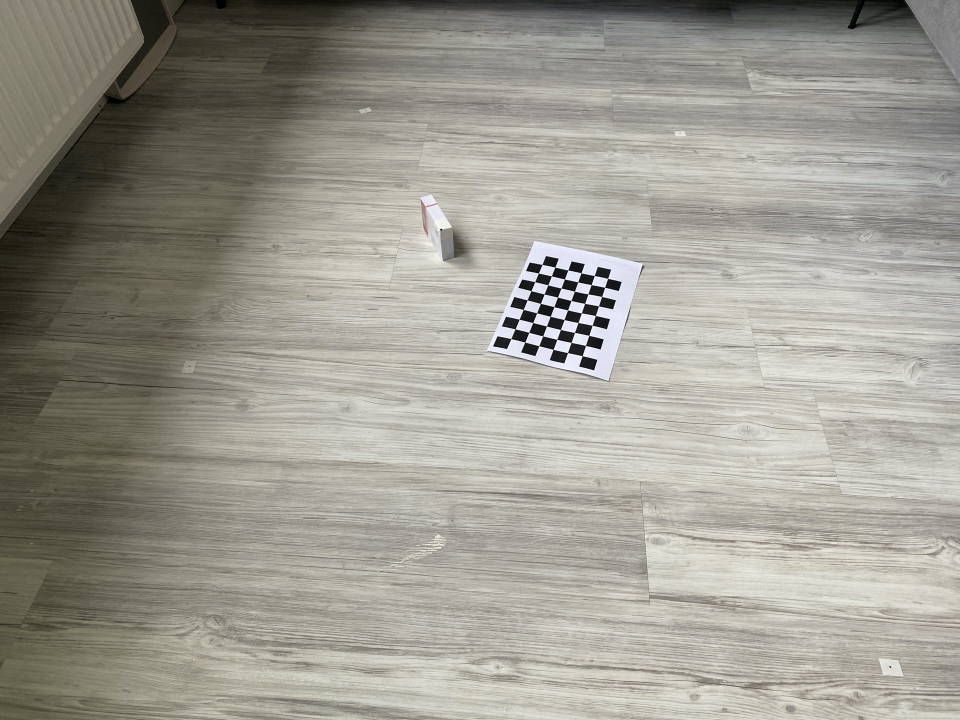
#> input picture TestFile/Projekt/Bilder/cv2/room_201020.jpg, 1920 x 1440 px (shown at 1/2 size)
$ python cv_transformation.py
#> lines starting #> are read from the running program, lines starting #| are printed output that depends on the picture; long printed decimals are rounded
import cv2
import numpy as np
from numpy.linalg import inv
import glob
from scipy.spatial.transform import Rotation as Rot

""" h,  w = img.shape[:2]
newcameramtx, roi=cv2.getOptimalNewCameraMatrix(mtx,dist,(w,h),1,(w,h))
# undistort
dst = cv2.undistort(img, mtx, dist, None, newcameramtx)
# crop the image
x,y,w,h = roi
dst = dst[y:y+h, x:x+w]
cv2.imwrite('calibresult.png',dst)
cv2.waitKey(0) """


def initCam(images, cbw, cbh):
#> called with cbw = 9, cbh = 6
  criteria = (cv2.TERM_CRITERIA_EPS + cv2.TERM_CRITERIA_MAX_ITER, 30, 0.001)
  objp = np.zeros((cbw*cbh,3), np.float32)
  objp[:,:2] = np.mgrid[0:cbw,0:cbh].T.reshape(-1,2)

  objpoints = []
  imgpoints = []
  for fname in images:
    img = cv2.imread(fname)
#> img is the input picture: shape (1440, 1920, 3); mean B, G, R 144.2, 153.8, 156
    point_img = cv2.imread(fname)
    diceimg = cv2.imread(fname)
    grayimg = cv2.cvtColor(img, cv2.COLOR_BGR2GRAY)
    found, corners = cv2.findChessboardCorners(grayimg,(cbw,cbh), None)
#> found = True; corners = 54 rows, first 8: [1022.2, 677.7], [1030.5, 658.3], [1038.7, 638.8], [1046.8, 619.3], [1054.6, 600.3], [1062.4, 581.8], [1069.9, 563.8], [1077.2, 546.5]

    if found == True:
      objpoints.append(objp)
      corners2 = cv2.cornerSubPix(grayimg, corners, (11,11), (-1, -1), criteria)
#> corners2 = 54 rows, first 8: [1022.3, 677.7], [1030.5, 658.2], [1038.7, 638.8], [1046.7, 619.3], [1054.7, 600.3], [1062.3, 581.8], [1070, 563.8], [1077.2, 546.5]
      imgpoints.append(corners)

      cv2.drawChessboardCorners(img, (cbw,cbh), corners2, found)
      # cv2.imshow('chessboard', img)

      ret, mtx, dist, rvecs, tvecs = cv2.calibrateCamera(objpoints, imgpoints, grayimg.shape[::-1], None, None)
#> ret = 0.267; mtx = [[702.5, 0, 933.2], [0, 634.8, 762.6], [0, 0, 1]]; dist = [[-0.152, 1.71, -0.158, 0.0319, -3.69]]; rvecs = ([-0.456, -0.446, -1.17],); tvecs = ([3.03, -3.11, 25.15],)
    else:
      print('corners not found')

    corners2 = cv2.cornerSubPix(grayimg,corners,(11,11),(-1,-1),criteria)
    ret, rvecs, tvecs, inliers = cv2.solvePnPRansac(objp, corners2, mtx, dist)
#> ret = True; rvecs = [-0.456, -0.446, -1.17]; tvecs = [3.03, -3.11, 25.15]; inliers = 54 values from 0 to 53
    axis = np.float32([[0,0,0], [0,3,0], [3,3,0], [3,0,0],
                    [0,0,-3],[0,3,-3],[3,3,-3],[3,0,-3] ])
    imgpts, jac = cv2.projectPoints(axis, rvecs, tvecs, mtx, dist)
#> imgpts = [[1022.2, 677.7], [1106.6, 699.2], [1128.5, 639.3], [1046.7, 619.3], [1044.8, 612.5], [1142, 636], [1166, 568.9], [1072.2, 547.4]]

    drawCube(img, corners, imgpts)
#> in drawCube, `imgpts = np.int32(imgpts).reshape(-1,2)`: imgpts = [[1022, 677], [1106, 699], [1128, 639], [1046, 619], [1044, 612], [1142, 636], [1166, 568], [1072, 547]]
#> in drawCube, `img = cv2.drawContours(img, [imgpts[4:]],-1,(0,0,255),3)`:
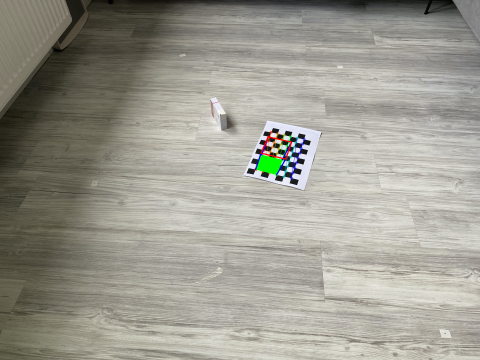
#> img: shape (1440, 1920, 3) (shown at 1/4 size); mean B, G, R 143.8, 153.9, 155.7

  return img, mtx, dist

def undistort(mtx, dist, img):
  h,  w = img.shape[:2]
  newcameramtx, roi = cv2.getOptimalNewCameraMatrix(mtx,dist,(w,h),1,(w,h))
  print("old camera matrix:")
  print(mtx)
  print("new camera matrix:")
  print(newcameramtx)
  # undistort
  mapx,mapy = cv2.initUndistortRectifyMap(mtx,dist,None,newcameramtx,(w,h),5)
  dst = cv2.remap(img,mapx,mapy,cv2.INTER_LINEAR)

  # crop the image
  x,y,w,h = roi
  dst = dst[y:y+h, x:x+w]
  cv2.imwrite('calibresult.png',dst)

  return newcameramtx

def drawCube(img, corners, imgpts) -> None:
  imgpts = np.int32(imgpts).reshape(-1,2)

  # draw ground floor in green
  img = cv2.drawContours(img, [imgpts[:4]],-1,(0,255,0),-3)

  # draw pillars in blue color
  for i,j in zip(range(4),range(4,8)):
      img = cv2.line(img, tuple(imgpts[i]), tuple(imgpts[j]),(255),3)

  # draw top layer in red color
  img = cv2.drawContours(img, [imgpts[4:]],-1,(0,0,255),3)

  cv2.imshow("Chessboard Cube", img)
  cv2.waitKey(0)

def transform2DPoint(mtx, dist, objpoints, imgpoints, uvPoint, point_img) -> None:

    for pt in imgpoints:
      cv2.circle(point_img, (pt[0][0], pt[0][1]), radius=1, color=(0,0,255), thickness=3)
    cv2.imshow("Points in Room", point_img)
    cv2.waitKey(0)

    ret, rvecs, tvecs = cv2.solvePnP(objpoints, imgpoints, mtx, dist)

    rvecs_t = np.array( [rvecs[0][0], rvecs[1][0], rvecs[2][0]] )
    Rot_Obj = Rot.from_rotvec(rvecs_t)
    R = Rot_Obj.as_matrix()

    P = get3Dcoordinates(mtx, R, uvPoint, tvecs, Z_const=75)
    print("Point:")
    print(P)

def get3Dcoordinates(mtx, R, uvPoint, tvecs, Z_const, s=None):
    # inv(R)@inv(M)@s*(u,v,1) = (X,Y,Z_const)+inv(R)@t
    left = inv(R) @ inv(mtx) @ uvPoint
    right = inv(R) @ tvecs

    if s == None:
        s = (Z_const + right[2][0]) / (left[2][0])
    print("s:" + str(s))
    P = inv(R) @ (s * inv(mtx) @ uvPoint - tvecs)
    return P


if __name__ == "__main__":
    images = glob.glob('TestFile/Projekt/Bilder/cv2/room_201020.jpg')
    # img points for 1920 image
    objpoints = np.float32([[0,0,0],[1010,400,0],[145,1165,0],[880,1190,0]])
    imgpoints = np.float32([[[1780,1333]],[[378,732]],[[1360,267]],[[730,221]]])
    uvPoint = np.array([[882],[459],[1]])
    cbw = 9
    cbh = 6

    """ images = glob.glob('TestFile/Projekt/Bilder/cv2/room_201020_4032.jpg')
    # img points for 4032 image
    objpoints = np.float32([[0,0,0],[1420,400,0],[145,1165,0],[870,1220,0]])
    imgpoints = np.float32([[[3740,2802]],[[795,1538]],[[2856,560]],[[1534,463]]])
    uvPoint = np.array([[1852],[963],[1]])
    cbw = 9
    cbh = 6 """

    img, mtx, dist = initCam(images, cbw, cbh)
#> mtx = [[702.5, 0, 933.2], [0, 634.8, 762.6], [0, 0, 1]]; dist = [[-0.152, 1.71, -0.158, 0.0319, -3.69]]
    newcameramtx = undistort(mtx, dist, img)
#> in undistort, `newcameramtx, roi = cv2.getOptimalNewCameraMatrix(mtx,dist,(w,h),1,(w,..`: newcameramtx = [[702.5, 0, 933.2], [0, 634.8, 762.6], [0, 0, 1]]; roi = (0, 0, 1919, 1439)
#| [[702.508   0.         933.151]
#|  [  0.         634.771 762.566]
#|  [  0.           0.           1.        ]]
#| [[702.508   0.         933.151]
#|  [  0.         634.771 762.566]
#|  [  0.           0.           1.        ]]
#> in undistort, `mapx,mapy = cv2.initUndistortRectifyMap(mtx,dist,None,newcameramtx,(w,..`:
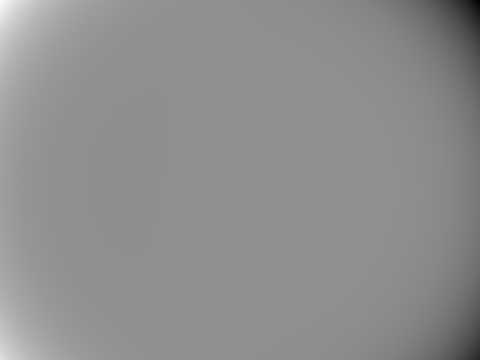
#> mapx: shape (1440, 1920) float32 (shown at 1/4 size); min -122816.7, max 97338.3, mean -47.4; drawn with min black and max white
#> in undistort, `mapx,mapy = cv2.initUndistortRectifyMap(mtx,dist,None,newcameramtx,(w,..`:
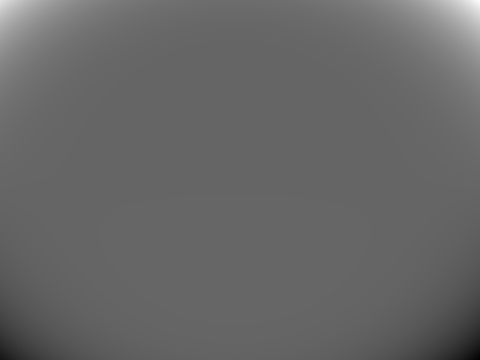
#> mapy: shape (1440, 1920) float32 (shown at 1/4 size); min -62835.6, max 96200.8, mean 1671.1; drawn with min black and max white
#> in undistort, `dst = cv2.remap(img,mapx,mapy,cv2.INTER_LINEAR)`:
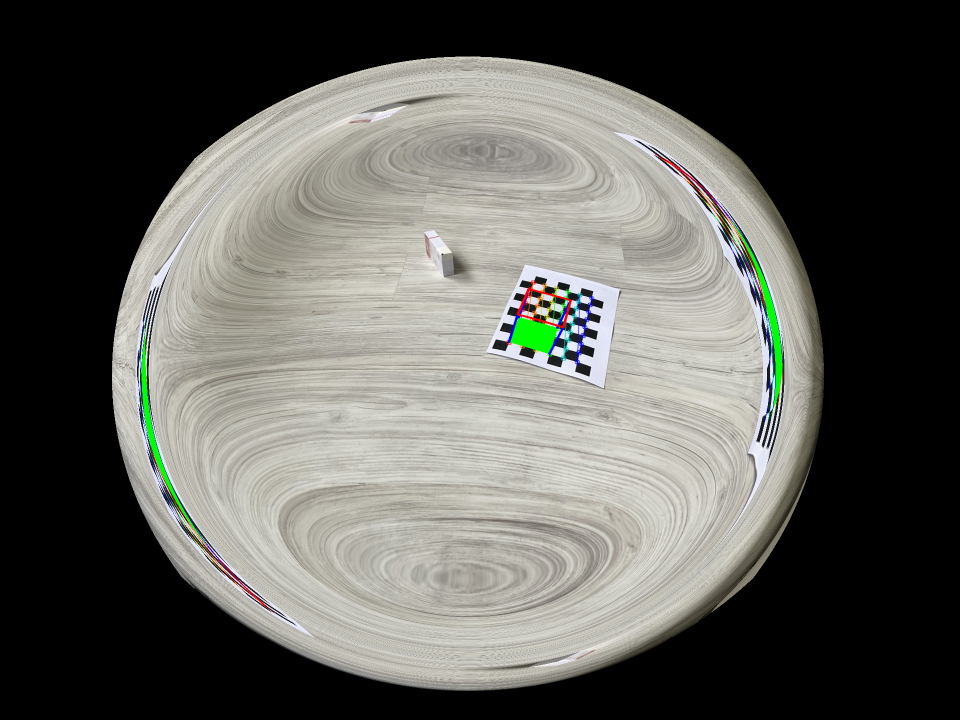
#> dst: shape (1440, 1920, 3) (shown at 1/2 size); mean B, G, R 88.8, 93.8, 93.9
#> in undistort, `x,y,w,h = roi`: x = 0; w = 1919; h = 1439
#> newcameramtx = [[702.5, 0, 933.2], [0, 634.8, 762.6], [0, 0, 1]]
    transform2DPoint(newcameramtx, dist, objpoints, imgpoints, uvPoint, img)
#> in transform2DPoint, `ret, rvecs, tvecs = cv2.solvePnP(objpoints, imgpoints, mtx, dist)`: ret = True; rvecs = [0.166, -0.517, -3.04]; tvecs = [491.9, 330.5, 886.1]
#> in transform2DPoint, `rvecs_t = np.array( [rvecs[0][0], rvecs[1][0], rvecs[2][0]] )`: rvecs_t = [0.166, -0.517, -3.04]
#> in transform2DPoint, `R = Rot_Obj.as_matrix()`: R = [[-0.993, 0.0306, -0.114], [-0.0665, -0.943, 0.326], [-0.0975, 0.332, 0.938]]
#> in get3Dcoordinates, `left = inv(R) @ inv(mtx) @ uvPoint`: left = [0.00658, 0.78, 0.791]
#> in get3Dcoordinates, `right = inv(R) @ tvecs`: right = [-596.9, -2.79, 883.2]
#> in get3Dcoordinates, `s = (Z_const + right[2][0]) / (left[2][0])`: s = 1211.9
#| s:1211.936
#> in get3Dcoordinates, `P = inv(R) @ (s * inv(mtx) @ uvPoint - tvecs)`: P = [604.9, 948.5, 75]
#| [[604.894]
#|  [948.451]
#|  [ 75.        ]]

    """ images = glob.glob('TestFile/Projekt/Bilder/cv2/chessboard_3.jpg')
    cbw = 7
    cbh = 7

    img, mtx, dist = initCam(images, cbw, cbh)
    undistort(mtx, dist, img) """
    # transform2DPoint(mtx, dist, objpoints, imgpoints, img)

    cv2.destroyAllWindows()

    """
    Todo:
    - improve intrinsic camera values
    """

$ run again, with TestFile/Projekt/Bilder/cv2/chessboard.jpg copied over TestFile/Projekt/Bilder/cv2/room_201020.jpg
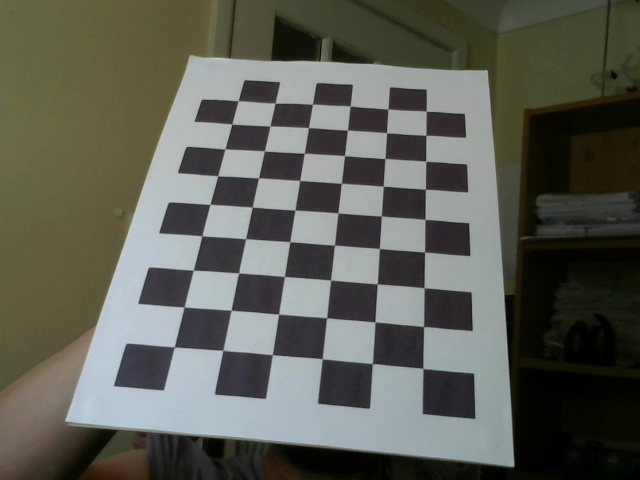
#> input picture TestFile/Projekt/Bilder/cv2/chessboard.jpg, 640 x 480 px
#> in initCam, img is the input picture: shape (480, 640, 3); mean B, G, R 84.6, 93.6, 92.6
#> found = True; corners = 54 rows, first 8: [174.4, 347], [184.2, 307], [193.2, 270.2], [201.8, 235.9], [210, 204.4], [217.7, 175.8], [224.9, 149], [231.8, 124.2]
#> corners2 = 54 rows, first 8: [174.3, 346.9], [184.1, 306.9], [193.3, 270.2], [201.9, 235.8], [210, 204.4], [217.7, 175.8], [224.9, 149], [231.8, 124]
#> in initCam, `ret, mtx, dist, rvecs, tvecs = cv2.calibrateCamera(objpoints, imgpoint..`: ret = 0.247; mtx = [[235, 0, 315.8], [0, 175.5, 233.9], [0, 0, 1]]; dist = [[0.00886, -0.0436, 0.02, 0.000846, 0.0367]]; rvecs = ([-0.129, -0.109, -1.47],); tvecs = ([-2.87, 2.99, 4.85],)
#> in initCam, `ret, rvecs, tvecs, inliers = cv2.solvePnPRansac(objp, corners2, mtx, d..`: ret = True; rvecs = [-0.129, -0.109, -1.47]; tvecs = [-2.87, 2.99, 4.85]; inliers = 54 values from 0 to 53
#> in initCam, `imgpts, jac = cv2.projectPoints(axis, rvecs, tvecs, mtx, dist)`: imgpts = [[174.3, 347], [321.9, 358.8], [334.3, 245], [202.1, 236.2], [-727.8, 934.1], [334, 602.5], [356.5, 224], [55.44, 206.9]]
#> in drawCube, `imgpts = np.int32(imgpts).reshape(-1,2)`: imgpts = [[174, 347], [321, 358], [334, 244], [202, 236], [-727, 934], [334, 602], [356, 223], [55, 206]]
#> in drawCube, `img = cv2.drawContours(img, [imgpts[4:]],-1,(0,0,255),3)`:
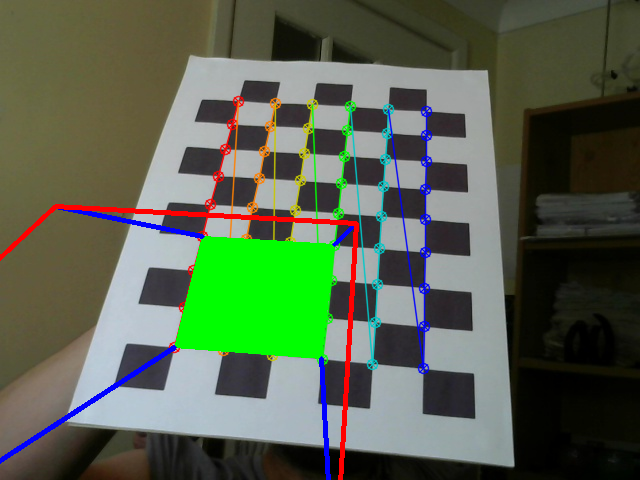
#> img: shape (480, 640, 3); mean B, G, R 78.4, 99.4, 87
#> `img, mtx, dist = initCam(images, cbw, cbh)`: mtx = [[235, 0, 315.8], [0, 175.5, 233.9], [0, 0, 1]]; dist = [[0.00886, -0.0436, 0.02, 0.000846, 0.0367]]
#> in undistort, `newcameramtx, roi = cv2.getOptimalNewCameraMatrix(mtx,dist,(w,h),1,(w,..`: newcameramtx = [[249.7, 0, 318], [0, 186.6, 248.1], [0, 0, 1]]; roi = (177, 134, 277, 212)
#| [[235.004   0.         315.782]
#|  [  0.         175.545 233.878]
#|  [  0.           0.           1.        ]]
#| [[249.693   0.         317.955 ]
#|  [  0.         186.629 248.120]
#|  [  0.           0.           1.        ]]
#> in undistort, `x,y,w,h = roi`: x = 177; y = 134; w = 277; h = 212
#> in undistort, `dst = dst[y:y+h, x:x+w]`:
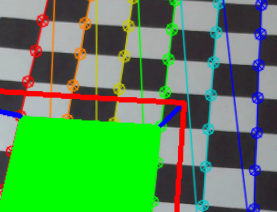
#> dst: shape (212, 277, 3); mean B, G, R 85.2, 144, 87.8
#> `newcameramtx = undistort(mtx, dist, img)`: newcameramtx = [[249.7, 0, 318], [0, 186.6, 248.1], [0, 0, 1]]
#> in transform2DPoint, `ret, rvecs, tvecs = cv2.solvePnP(objpoints, imgpoints, mtx, dist)`: ret = True; rvecs = [0.456, 0.151, -2.95]; tvecs = [1068.5, 1129.7, 721.9]
#> rvecs_t = [0.456, 0.151, -2.95]
#> R = [[-0.943, 0.162, -0.292], [-0.131, -0.984, -0.122], [-0.307, -0.0766, 0.949]]
#> left = [-2.58, -0.823, 0.152]
#> right = [-1376.6, -994.1, 235.7]
#> s = 2038.3
#| s:2038.299
#> in get3Dcoordinates, `P = inv(R) @ (s * inv(mtx) @ uvPoint - tvecs)`: P = [-3891, -683.8, 75]
#| [[-3890.993]
#|  [ -683.838]
#|  [   75.        ]]

$ run again, with TestFile/Projekt/Bilder/cv2/chessboard_201020.jpg copied over TestFile/Projekt/Bilder/cv2/room_201020.jpg
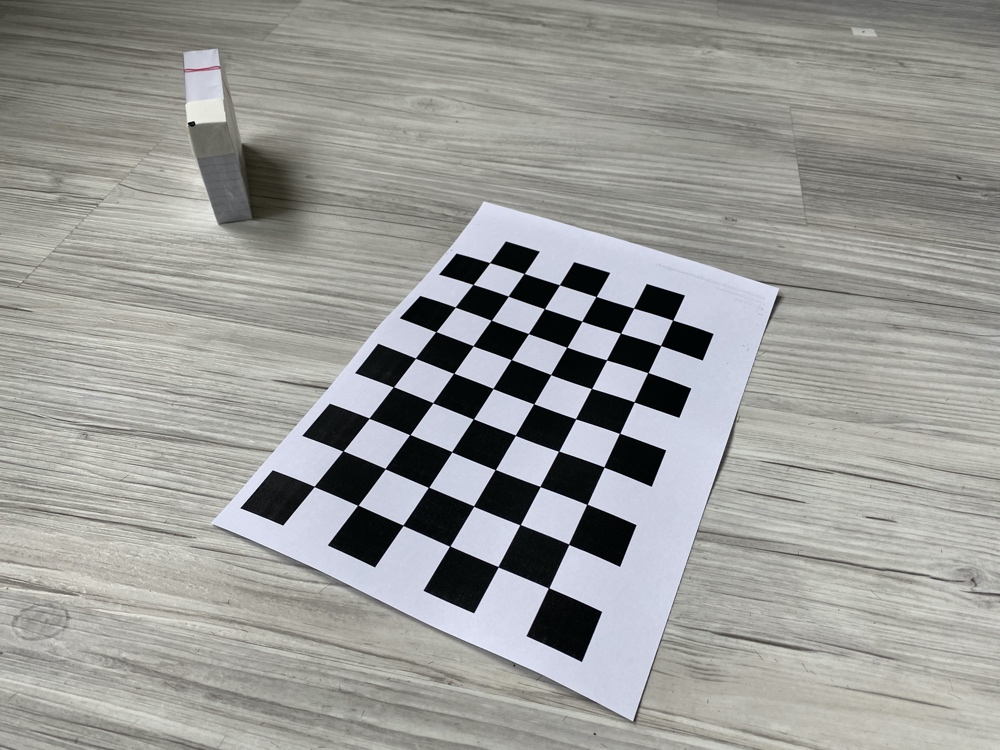
#> input picture TestFile/Projekt/Bilder/cv2/chessboard_201020.jpg, 1000 x 750 px
#> in initCam, img is the input picture: shape (750, 1000, 3); mean B, G, R 151.8, 154.6, 154.3
#> found = True; corners = 54 rows, first 8: [314.2, 486.5], [342.9, 450.9], [369, 418.2], [393.4, 386.8], [415.4, 358.2], [435.9, 331.6], [455.2, 307.1], [473, 284.5]
#> corners2 = 54 rows, first 8: [314.2, 486.5], [342.9, 451], [369.1, 418.2], [393.4, 386.8], [415.4, 358.2], [435.8, 331.6], [455.2, 307.1], [473, 284.5]
#> in initCam, `ret, mtx, dist, rvecs, tvecs = cv2.calibrateCamera(objpoints, imgpoint..`: ret = 0.405; mtx = [[731.9, 0, 564.7], [0, 857.3, 469.1], [0, 0, 1]]; dist = [[0.448, -4.91, -0.0352, 0.0332, 21.92]]; rvecs = ([-0.673, -0.542, -1.1],); tvecs = ([-4.94, 0.344, 14.2],)
#> in initCam, `ret, rvecs, tvecs, inliers = cv2.solvePnPRansac(objp, corners2, mtx, d..`: ret = True; rvecs = [-0.673, -0.542, -1.1]; tvecs = [-4.94, 0.344, 14.2]; inliers = 54 values from 0 to 53
#> in initCam, `imgpts, jac = cv2.projectPoints(axis, rvecs, tvecs, mtx, dist)`: imgpts = [[314.2, 486.1], [449.9, 546], [515.4, 435], [392.8, 387.1], [275.7, 330.5], [441, 397.4], [519.1, 286.9], [376.5, 237.1]]
#> in drawCube, `imgpts = np.int32(imgpts).reshape(-1,2)`: imgpts = [[314, 486], [449, 546], [515, 434], [392, 387], [275, 330], [440, 397], [519, 286], [376, 237]]
#> in drawCube, `img = cv2.drawContours(img, [imgpts[4:]],-1,(0,0,255),3)`:
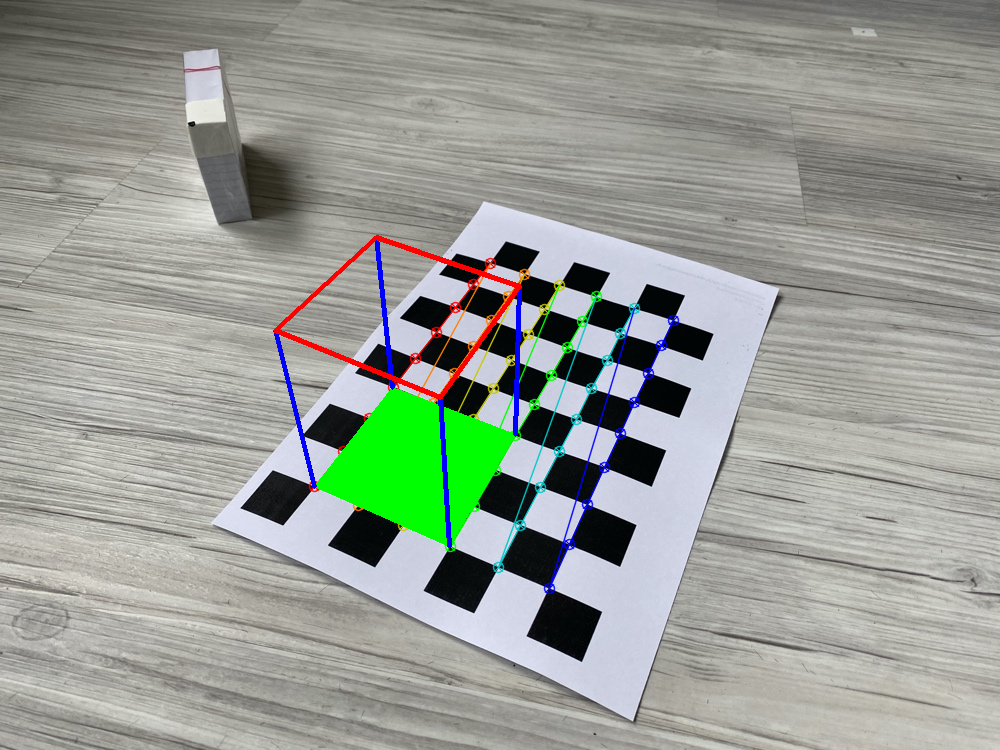
#> img: shape (750, 1000, 3); mean B, G, R 149.3, 157.3, 152
#> `img, mtx, dist = initCam(images, cbw, cbh)`: mtx = [[731.9, 0, 564.7], [0, 857.3, 469.1], [0, 0, 1]]; dist = [[0.448, -4.91, -0.0352, 0.0332, 21.92]]
#> in undistort, `newcameramtx, roi = cv2.getOptimalNewCameraMatrix(mtx,dist,(w,h),1,(w,..`: newcameramtx = [[1220.4, 0, 472.3], [0, 953.3, 431], [0, 0, 1]]; roi = (396, 393, 206, 95)
#| [[731.866   0.         564.667]
#|  [  0.         857.323 469.125]
#|  [  0.           0.           1.        ]]
#| [[1.22036415e+03 0.00000000e+00 4.72286077e+02]
#|  [0.00000000e+00 9.53344936e+02 4.30968792e+02]
#|  [0.00000000e+00 0.00000000e+00 1.00000000e+00]]
#> in undistort, `x,y,w,h = roi`: x = 396; y = 393; w = 206; h = 95
#> in undistort, `dst = dst[y:y+h, x:x+w]`:
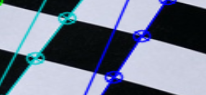
#> dst: shape (95, 206, 3); mean B, G, R 142.3, 123.6, 114
#> `newcameramtx = undistort(mtx, dist, img)`: newcameramtx = [[1220.4, 0, 472.3], [0, 953.3, 431], [0, 0, 1]]
#> in transform2DPoint, `ret, rvecs, tvecs = cv2.solvePnP(objpoints, imgpoints, mtx, dist)`: ret = True; rvecs = [-0.91, -1.49, 1.41]; tvecs = [250.7, -612.4, 711.3]
#> rvecs_t = [-0.91, -1.49, 1.41]
#> R = [[-0.355, -0.0558, -0.933], [0.929, 0.0911, -0.359], [0.105, -0.994, 0.0194]]
#> left = [0.013, -1.01, -0.304]
#> right = [-583.1, -777, -0.0664]
#> s = -246.2
#| s:-246.195
#> in get3Dcoordinates, `P = inv(R) @ (s * inv(mtx) @ uvPoint - tvecs)`: P = [579.9, 1025.7, 75]
#| [[ 579.941]
#|  [1025.704]
#|  [  75.        ]]
